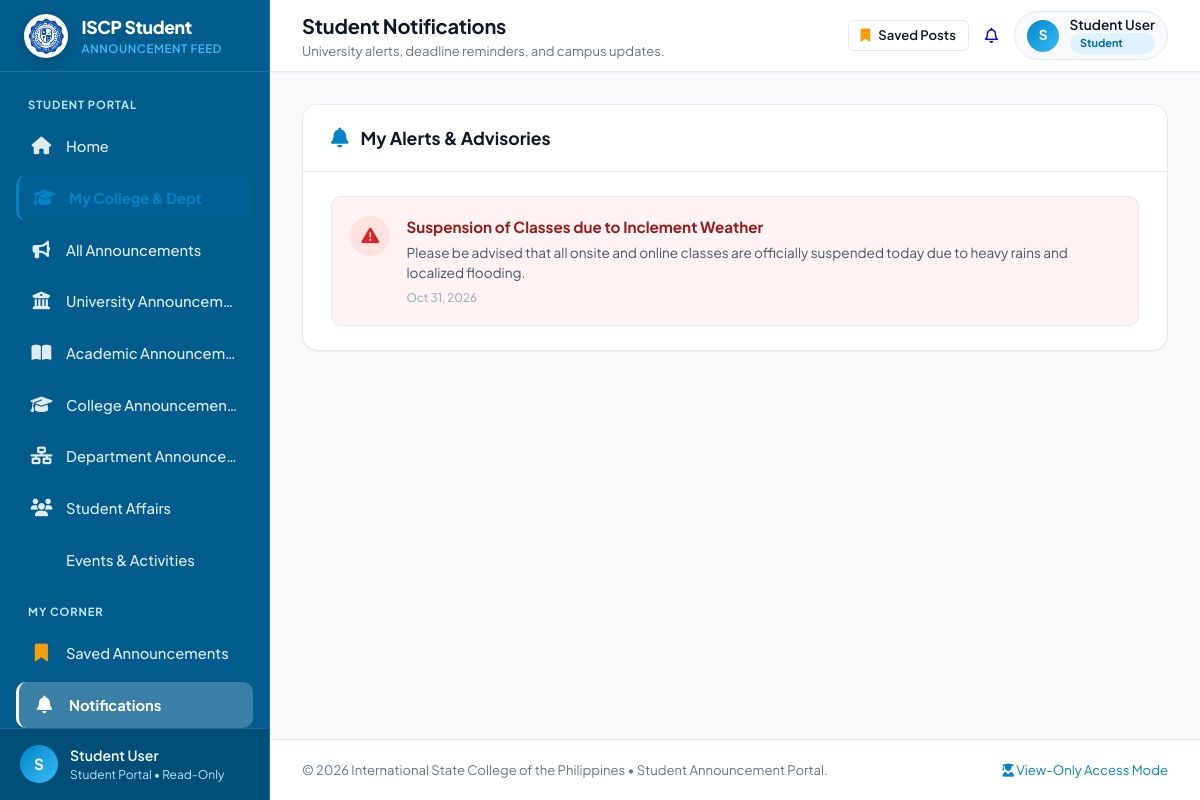
The page /student/notifications.php on the database as committed earlier.
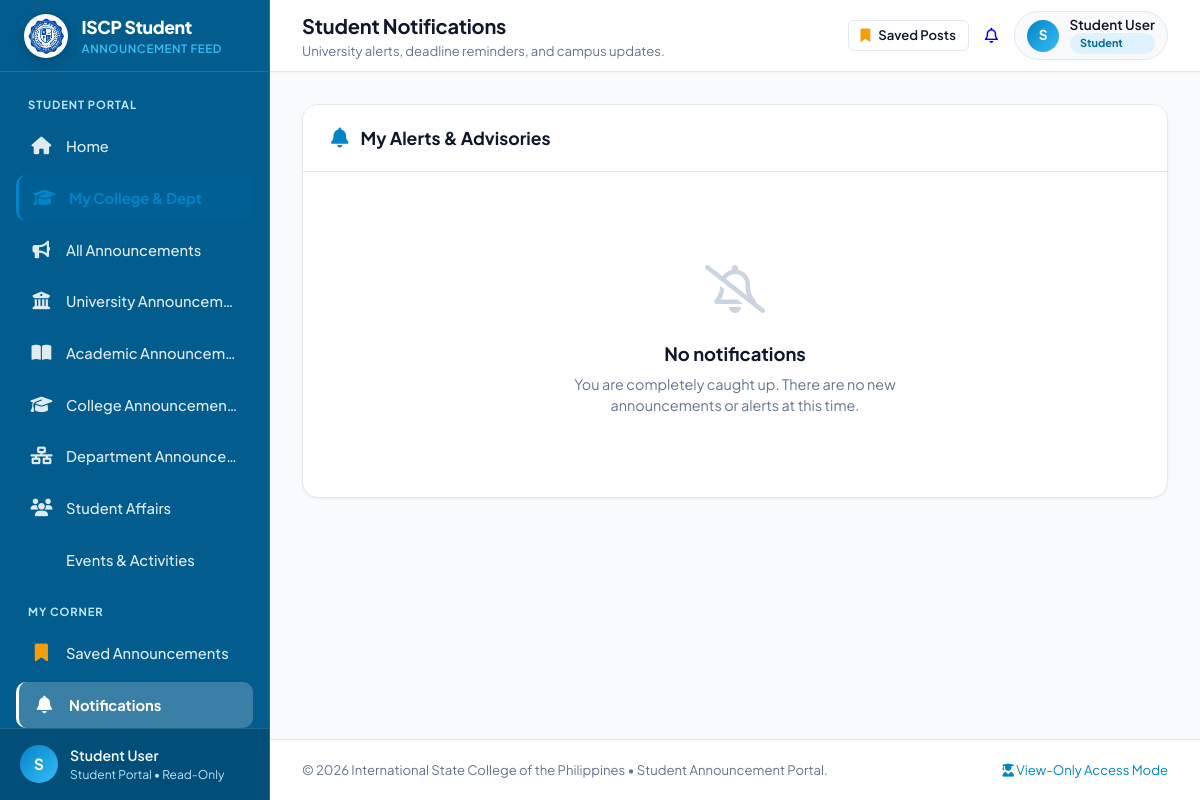
The same page on the database as committed later.
### tables this page shows
CREATE TABLE IF NOT EXISTS `announcements` (
    `id` INT AUTO_INCREMENT PRIMARY KEY,
    `title` VARCHAR(255) NOT NULL,
    `slug` VARCHAR(255) DEFAULT NULL,
    `summary` VARCHAR(350) DEFAULT NULL,
    `content` TEXT NOT NULL,
    `category` VARCHAR(100) NOT NULL,
    `category_id` INT DEFAULT NULL,
    `image_path` VARCHAR(255) DEFAULT NULL,
    `created_by` INT NOT NULL,
    `author_name` VARCHAR(100) DEFAULT NULL,
    `status` ENUM('pending', 'approved', 'rejected') NOT NULL DEFAULT 'pending',
    `rejection_reason` TEXT DEFAULT NULL,
    `reviewed_by` INT DEFAULT NULL,
    `reviewed_at` DATETIME DEFAULT NULL,
    `target_audience` ENUM('All', 'Students', 'Faculty', 'Parents') DEFAULT 'All',
    `is_urgent` TINYINT(1) DEFAULT 0,
    `is_pinned` TINYINT(1) DEFAULT 0,
    `views_count` INT DEFAULT 0,
    `created_at` TIMESTAMP DEFAULT CURRENT_TIMESTAMP,
    `updated_at` TIMESTAMP DEFAULT CURRENT_TIMESTAMP ON UPDATE CURRENT_TIMESTAMP,
    CONSTRAINT `fk_announcements_created_by` FOREIGN KEY (`created_by`) REFERENCES `users`(`id`) ON DELETE CASCADE,
    CONSTRAINT `fk_announcements_reviewed_by` FOREIGN KEY (`reviewed_by`) REFERENCES `users`(`id`) ON DELETE SET NULL,
    CONSTRAINT `fk_announcements_category` FOREIGN KEY (`category_id`) REFERENCES `categories`(`id`) ON DELETE SET NULL
);

### student/includes/auth.php (called while the page is built, shortened)
<?php
function h(?string $string): string {
    return htmlspecialchars((string)($string ?? ''), ENT_QUOTES, 'UTF-8');
}
function time_ago(?string $datetime): string {
    $timestamp = strtotime($datetime);
    $diff = time() - $timestamp;
    return date('M j, Y', $timestamp);
}

### student/notifications.php (the view, shortened to what this page needs)
<?php
require_once __DIR__ . '/includes/auth.php';
$pdo = get_db();
$notifications = [];
if ($pdo) {
    try {
        $stmt = $pdo->query("SELECT * FROM announcements WHERE status IN ('approved', 'published') AND is_urgent = 1 ORDER BY created_at DESC LIMIT 5");
        $notifications = $stmt->fetchAll();
    } catch (Exception $e) {
        $notifications = [];
    }
}
require_once __DIR__ . '/includes/header.php';
?>
<div class="content-card">
    <div class="card-header">
        <div class="card-header-left">
            <i class="fa-solid fa-bell" style="color: var(--primary); font-size: 1.25rem;"></i>
            <h2 class="card-title">My Alerts &amp; Advisories</h2>
        </div>
    </div>
    <div class="card-body">
        <?php if (empty($notifications)): ?>
            <div class="empty-state">
                <div class="empty-state-icon"><i class="fa-regular fa-bell-slash"></i></div>
                <h3 class="empty-state-title">No notifications</h3>
                <p class="empty-state-desc">You are completely caught up. There are no new announcements or alerts at this time.</p>
            </div>
        <?php else: ?>
            <div style="display: flex; flex-direction: column; gap: 0.85rem;">
                <?php foreach ($notifications as $n): ?>
                    <div style="display: flex; gap: 1rem; align-items: flex-start; padding: 1.15rem; border: 1px solid var(--card-border); border-radius: var(--radius-md); background: #fef2f2;">
                        <div style="width: 40px; height: 40px; border-radius: 9999px; background: #fee2e2; color: #dc2626; display: flex; align-items: center; justify-content: center; font-size: 1.1rem; flex-shrink: 0;">
                            <i class="fa-solid fa-triangle-exclamation"></i>
                        </div>
                        <div>
                            <h4 style="font-size: 0.95rem; font-weight: 700; color: #991b1b; margin: 0 0 0.25rem;"><?= h($n['title']) ?></h4>
                            <p style="font-size: 0.85rem; color: #475569; margin: 0;"><?= h($n['summary'] ?? mb_substr($n['content'], 0, 150)) ?></p>
                            <span style="font-size: 0.74rem; color: #94a3b8; margin-top: 0.35rem; display: block;"><?= h(time_ago($n['created_at'])) ?></span>
                        </div>
                    </div>
                <?php endforeach; ?>
            </div>
        <?php endif; ?>
    </div>
</div>
<?php require_once __DIR__ . '/includes/footer.php'; ?>

Rows that differ between the two databases and show on the page:
removed announcements: title "Suspension of Classes due to Inclement Weather", summary "Please be advised that all onsite and online classes are officially suspended today due to heavy rains and localized flooding.", created_at "Oct 31, 2026"
Other text that changed with them:
text now shown: "No notifications You are completely caught up. There are no new announcements or alerts at this time."
